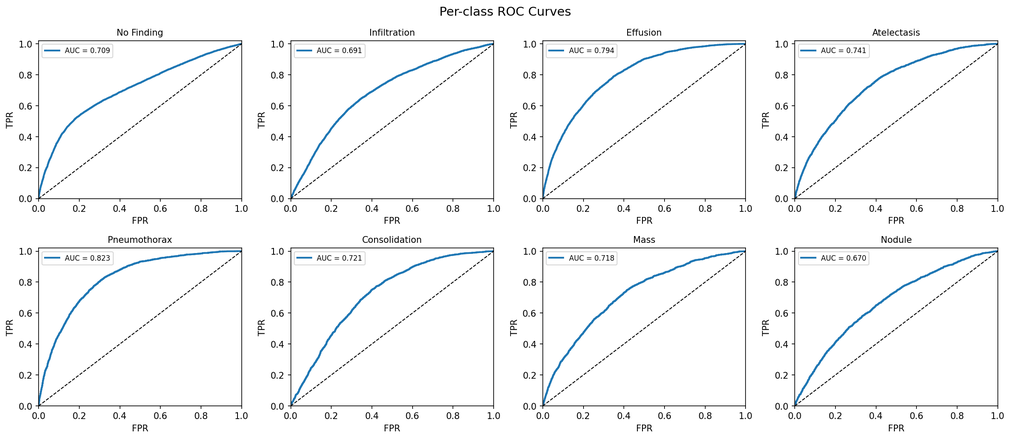
#> input picture assets/roc_curves.png, 1011 x 439 px, shrunk from 2384 x 1034 before the run, found by its file name
$ jupyter execute 03_results_analysis.ipynb
#> lines starting #> are read from the running program, lines starting #| are printed output that depends on the picture
### src/evaluation/visualize.py
"""
Visualisation utilities for the contrastive learning project.

Three key visualisations:
  1. Per-class ROC curves — evaluate classification performance.
  2. GradCAM saliency maps — interpretability for clinical inspection.
  3. Training loss / metric curves — monitor pre-training and fine-tuning.
"""

import os

import matplotlib
matplotlib.use("Agg")  # non-interactive backend; safe on headless servers
import matplotlib.pyplot as plt
import numpy as np
import torch

from src.data.dataset import ALL_CLASSES


# ---------------------------------------------------------------------------
# 1. ROC curves
# ---------------------------------------------------------------------------

# [114 lines left out: functions plot_roc_curves, plot_gradcam, not called in this run]


# ---------------------------------------------------------------------------
# 3. Loss curves
# ---------------------------------------------------------------------------

def plot_loss_curves(
    log_dir: str = "logs",
    save_path: str = "logs/loss_curves.png",
):
    """Plot pre-training loss and fine-tuning train/val losses from log files."""
    fig, axes = plt.subplots(1, 2, figsize=(12, 4))

    # Pre-training loss
    pretrain_log = os.path.join(log_dir, "pretrain_loss.txt")
    if os.path.isfile(pretrain_log):
        data = np.loadtxt(pretrain_log)
        axes[0].plot(data[:, 0], data[:, 1], lw=2, color="steelblue")
        axes[0].set_title("SimCLR Pre-training Loss")
        axes[0].set_xlabel("Epoch")
        axes[0].set_ylabel("NT-Xent Loss")
        axes[0].grid(True, alpha=0.3)
    else:
        axes[0].text(0.5, 0.5, "No pretrain log found", ha="center", va="center", transform=axes[0].transAxes)

    # Fine-tuning losses — overlay all modes
    colors = {"full_finetune": "steelblue", "linear_probe": "darkorange", "imagenet_baseline": "green"}
    found_any = False
    for mode, color in colors.items():
        ft_log = os.path.join(log_dir, f"finetune_{mode}_loss.txt")
        if os.path.isfile(ft_log):
            data = np.loadtxt(ft_log, skiprows=1)
            if data.ndim == 1:
                data = data.reshape(1, -1)
            axes[1].plot(data[:, 0], data[:, 1], lw=2, linestyle="-", color=color, label=f"{mode} train")
            axes[1].plot(data[:, 0], data[:, 2], lw=2, linestyle="--", color=color, label=f"{mode} val")
            found_any = True

    if found_any:
        axes[1].set_title("Fine-tuning Loss")
        axes[1].set_xlabel("Epoch")
        axes[1].set_ylabel("BCE Loss")
        axes[1].legend(fontsize=8)
        axes[1].grid(True, alpha=0.3)
    else:
        axes[1].text(0.5, 0.5, "No finetune log found", ha="center", va="center", transform=axes[1].transAxes)

    fig.tight_layout()
    os.makedirs(os.path.dirname(save_path), exist_ok=True)
    fig.savefig(save_path, dpi=150, bbox_inches="tight")
    plt.close(fig)
    print(f"Loss curves saved to {save_path}")

### notebooks/03_results_analysis.ipynb
# 03 — Results Analysis

Compare all trained baselines and generate final visualisations:
- Side-by-side metrics table (AUC-ROC per class)
- ROC curves for the most prevalent pathologies
- Loss curves
- GradCAM saliency maps

**Prerequisite:** Run evaluation for each mode:
```bash
python evaluate.py --checkpoint checkpoints/finetune/best_model_full_finetune.pth --mode full_finetune
python evaluate.py --checkpoint checkpoints/finetune/best_model_linear_probe.pth --mode linear_probe
python evaluate.py --checkpoint checkpoints/finetune/best_model_imagenet_baseline.pth --mode imagenet_baseline
```

[cell 1]
import os
import sys
sys.path.insert(0, os.path.join(os.getcwd(), '..'))

import numpy as np
import pandas as pd
import matplotlib.pyplot as plt
import seaborn as sns

from src.data.dataset import ALL_CLASSES

LOGS_DIR = '../logs'
print('Libraries loaded.')

## 1. Load metrics from all evaluation runs

[cell 2]
def load_metrics(metrics_path):
    """Parse a metrics .txt file into a dict {class_name: auc_roc}."""
    if not os.path.exists(metrics_path):
        return None
    metrics = {}
    with open(metrics_path) as f:
        for line in f:
            parts = line.strip().split()
            if len(parts) == 4 and parts[0] in ALL_CLASSES:
                metrics[parts[0]] = float(parts[1])  # AUC-ROC
            elif 'Macro AUC-ROC' in line:
                metrics['Macro AUC-ROC'] = float(line.split(':')[1].strip())
    return metrics


modes = ['full_finetune', 'linear_probe', 'imagenet_baseline']
mode_labels = {'full_finetune': 'SimCLR + Full Finetune',
               'linear_probe': 'SimCLR + Linear Probe',
               'imagenet_baseline': 'ImageNet Baseline'}

all_metrics = {}
for mode in modes:
    path = os.path.join(LOGS_DIR, f'metrics_{mode}.txt')
    m = load_metrics(path)
    if m:
        all_metrics[mode_labels[mode]] = m
        print(f'Loaded: {mode} — Macro AUC-ROC: {m.get("Macro AUC-ROC", "N/A")}')
    else:
        print(f'Not found: {path}')

## 2. Comparison table

[cell 3]
if all_metrics:
    rows = []
    for cls_name in ALL_CLASSES:
        row = {'Class': cls_name}
        for label, metrics in all_metrics.items():
            row[label] = metrics.get(cls_name, float('nan'))
        rows.append(row)

    # Add macro average row
    macro_row = {'Class': 'MACRO AVG'}
    for label, metrics in all_metrics.items():
        macro_row[label] = metrics.get('Macro AUC-ROC', float('nan'))
    rows.append(macro_row)

    results_df = pd.DataFrame(rows).set_index('Class')

    # Highlight best per row
    styled = results_df.style.highlight_max(axis=1, props='font-weight: bold; color: green;').format('{:.4f}')
    print('AUC-ROC per class (higher is better):')
    display(styled)
else:
    print('No metrics files found. Run evaluation first.')

## 3. Loss curves

[cell 4]
from src.evaluation.visualize import plot_loss_curves
plot_loss_curves(log_dir=LOGS_DIR, save_path=os.path.join(LOGS_DIR, 'loss_curves.png'))

img = plt.imread(os.path.join(LOGS_DIR, 'loss_curves.png'))
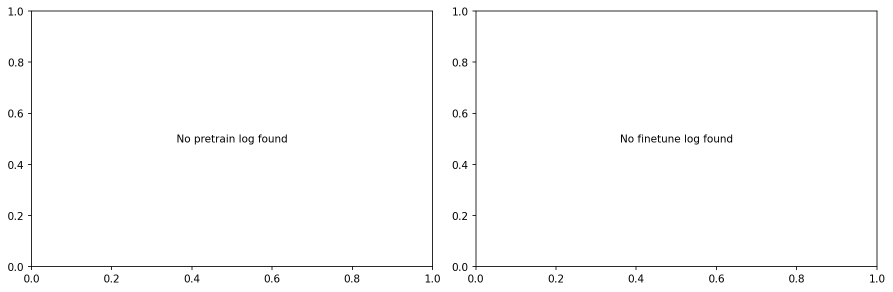
#> img: shape (583, 1785, 4) float32 (shown at 1/2 size); mean R, G, B, A 0.986, 0.986, 0.986, 1
plt.figure(figsize=(14, 5))
plt.imshow(img)
plt.axis('off')
plt.show()

## 4. ROC curves

[cell 5]
roc_path = os.path.join(LOGS_DIR, 'roc_curves.png')
if os.path.exists(roc_path):
    img = plt.imread(roc_path)
#> img is the input picture: shape (439, 1011, 4) float32; mean R, G, B, A 0.964, 0.968, 0.971, 1
    plt.figure(figsize=(16, 8))
    plt.imshow(img)
    plt.axis('off')
    plt.show()
else:
    print(f'ROC curves not found at {roc_path}. Run evaluate.py first.')

## 5. GradCAM visualisation

[cell 6]
gcam_path = os.path.join(LOGS_DIR, 'gradcam_cardiomegaly.png')
if os.path.exists(gcam_path):
    img = plt.imread(gcam_path)
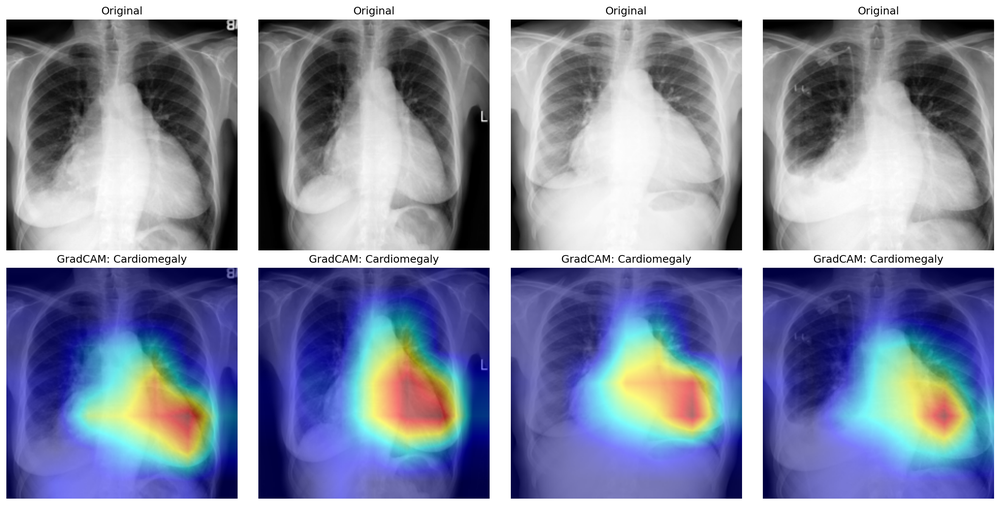
#> input picture assets/gradcam_cardiomegaly.png, 1000 x 505 px, shrunk from 2357 x 1190 before the run, found by its file name
#> img is the input picture: shape (505, 1000, 4) float32; mean R, G, B, A 0.533, 0.558, 0.648, 1
    plt.figure(figsize=(16, 8))
    plt.imshow(img)
    plt.axis('off')
    plt.title('GradCAM — Cardiomegaly Class Activation Maps')
    plt.show()
else:
    print(f'GradCAM not found. Run: python evaluate.py --checkpoint <path>')
